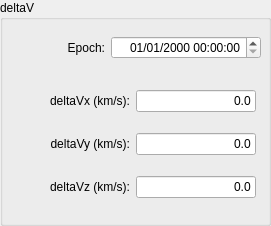
    <widget class="QGroupBox" name="groupBox_4">
     <property name="geometry">
      <rect>
       <x>380</x>
       <y>240</y>
       <width>271</width>
       <height>226</height>
      </rect>
     </property>
     <property name="title">
      <string>deltaV</string>
     </property>
     <widget class="QWidget" name="horizontalLayoutWidget_2">
      <property name="geometry">
       <rect>
        <x>10</x>
        <y>25</y>
        <width>251</width>
        <height>46</height>
       </rect>
      </property>
      <layout class="QHBoxLayout" name="horizontalLayout_3">
       <item>
        <widget class="QLabel" name="label_13">
         <property name="text">
          <string>Epoch:</string>
         </property>
         <property name="alignment">
          <set>Qt::AlignRight|Qt::AlignTrailing|Qt::AlignVCenter</set>
         </property>
        </widget>
       </item>
       <item>
        <widget class="QDateTimeEdit" name="dateTimeEdit_3">
         <property name="minimumSize">
          <size>
           <width>150</width>
           <height>0</height>
          </size>
         </property>
         <property name="layoutDirection">
          <enum>Qt::LeftToRight</enum>
         </property>
         <property name="alignment">
          <set>Qt::AlignRight|Qt::AlignTrailing|Qt::AlignVCenter</set>
         </property>
         <property name="displayFormat">
          <string>dd/MM/yyyy hh:mm:ss</string>
         </property>
        </widget>
       </item>
      </layout>
     </widget>
     <widget class="QWidget" name="layoutWidget">
      <property name="geometry">
       <rect>
        <x>50</x>
        <y>75</y>
        <width>206</width>
        <height>141</height>
       </rect>
      </property>
      <layout class="QGridLayout" name="gridLayout_15">
       <item row="2" column="1">
        <widget class="QLineEdit" name="velocityYEdit_2">
         <property name="text">
          <string>0.0</string>
         </property>
         <property name="alignment">
          <set>Qt::AlignRight|Qt::AlignTrailing|Qt::AlignVCenter</set>
         </property>
        </widget>
       </item>
       <item row="1" column="1">
        <widget class="QLineEdit" name="velocityXEdit_2">
         <property name="text">
          <string>0.0</string>
         </property>
         <property name="alignment">
          <set>Qt::AlignRight|Qt::AlignTrailing|Qt::AlignVCenter</set>
         </property>
        </widget>
       </item>
       <item row="3" column="1">
        <widget class="QLineEdit" name="velocityZEdit_2">
         <property name="text">
          <string>0.0</string>
         </property>
         <property name="alignment">
          <set>Qt::AlignRight|Qt::AlignTrailing|Qt::AlignVCenter</set>
         </property>
        </widget>
       </item>
       <item row="2" column="0">
        <widget class="QLabel" name="label_11">
         <property name="text">
          <string>deltaVy (km/s):</string>
         </property>
         <property name="alignment">
          <set>Qt::AlignRight|Qt::AlignTrailing|Qt::AlignVCenter</set>
         </property>
        </widget>
       </item>
       <item row="3" column="0">
        <widget class="QLabel" name="label_12">
         <property name="text">
          <string>deltaVz (km/s):</string>
         </property>
         <property name="alignment">
          <set>Qt::AlignRight|Qt::AlignTrailing|Qt::AlignVCenter</set>
         </property>
        </widget>
       </item>
       <item row="1" column="0">
        <widget class="QLabel" name="label_10">
         <property name="text">
          <string>deltaVx (km/s):</string>
         </property>
         <property name="alignment">
          <set>Qt::AlignRight|Qt::AlignTrailing|Qt::AlignVCenter</set>
         </property>
        </widget>
       </item>
      </layout>
     </widget>
    </widget>
